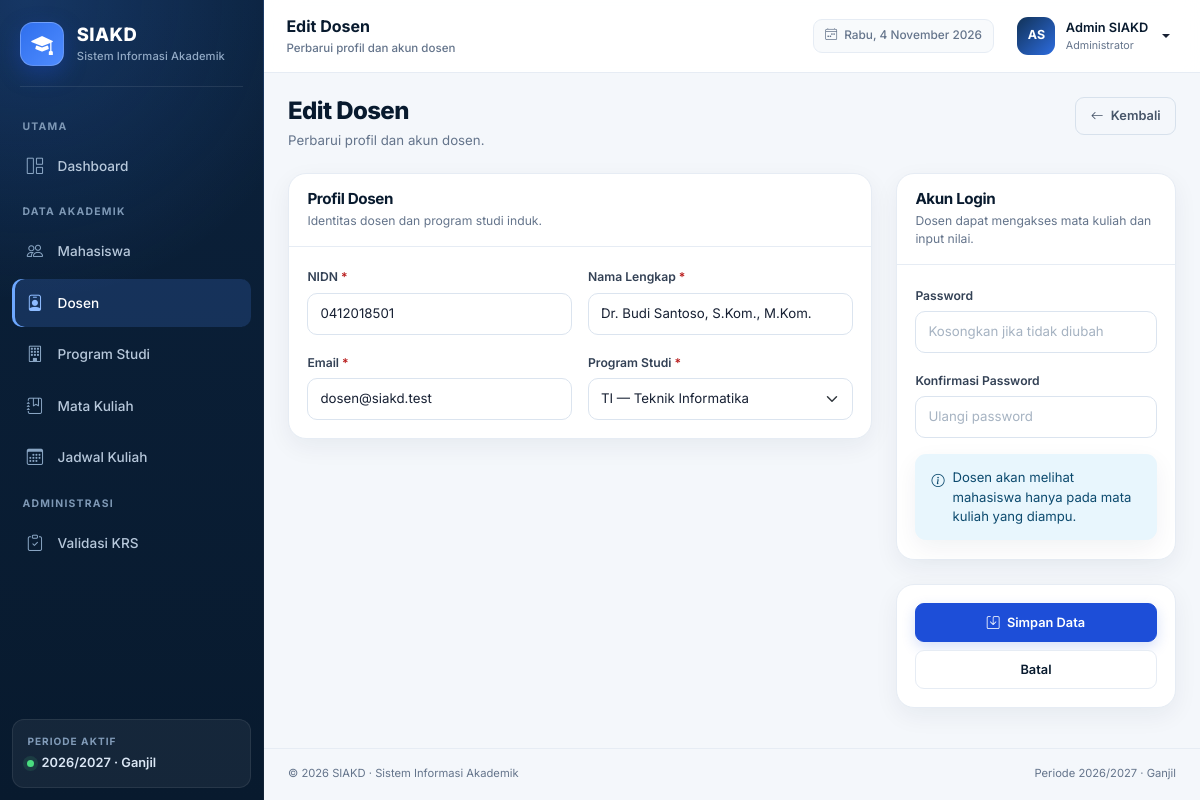
The app's page /admin/dosen_form.php?id=1 (signed in) with its own data.
### tables this page shows
CREATE TABLE `users` (
    `id` INT UNSIGNED NOT NULL AUTO_INCREMENT,
    `nama` VARCHAR(100) NOT NULL,
    `email` VARCHAR(120) NOT NULL,
    `password` VARCHAR(255) NOT NULL,
    `role` ENUM('admin', 'dosen', 'mahasiswa') NOT NULL,
    `status` ENUM('aktif', 'nonaktif') NOT NULL DEFAULT 'aktif',
    `created_at` TIMESTAMP NOT NULL DEFAULT CURRENT_TIMESTAMP,
    `updated_at` TIMESTAMP NOT NULL DEFAULT CURRENT_TIMESTAMP ON UPDATE CURRENT_TIMESTAMP,
    PRIMARY KEY (`id`),
    UNIQUE KEY `uq_users_email` (`email`),
    KEY `idx_users_role` (`role`)
);

CREATE TABLE `dosen` (
    `id` INT UNSIGNED NOT NULL AUTO_INCREMENT,
    `user_id` INT UNSIGNED NOT NULL,
    `nidn` VARCHAR(20) NOT NULL,
    `nama` VARCHAR(100) NOT NULL,
    `email` VARCHAR(120) NOT NULL,
    `prodi_id` INT UNSIGNED NOT NULL,
    `created_at` TIMESTAMP NOT NULL DEFAULT CURRENT_TIMESTAMP,
    `updated_at` TIMESTAMP NOT NULL DEFAULT CURRENT_TIMESTAMP ON UPDATE CURRENT_TIMESTAMP,
    PRIMARY KEY (`id`),
    UNIQUE KEY `uq_dosen_user` (`user_id`),
    UNIQUE KEY `uq_dosen_nidn` (`nidn`),
    UNIQUE KEY `uq_dosen_email` (`email`),
    KEY `idx_dosen_prodi` (`prodi_id`),
    CONSTRAINT `fk_dosen_user` FOREIGN KEY (`user_id`) REFERENCES `users` (`id`) ON DELETE CASCADE ON UPDATE CASCADE,
    CONSTRAINT `fk_dosen_prodi` FOREIGN KEY (`prodi_id`) REFERENCES `prodi` (`id`) ON DELETE RESTRICT ON UPDATE CASCADE
);

CREATE TABLE `prodi` (
    `id` INT UNSIGNED NOT NULL AUTO_INCREMENT,
    `kode_prodi` VARCHAR(10) NOT NULL,
    `nama_prodi` VARCHAR(100) NOT NULL,
    `created_at` TIMESTAMP NOT NULL DEFAULT CURRENT_TIMESTAMP,
    `updated_at` TIMESTAMP NOT NULL DEFAULT CURRENT_TIMESTAMP ON UPDATE CURRENT_TIMESTAMP,
    PRIMARY KEY (`id`),
    UNIQUE KEY `uq_prodi_kode` (`kode_prodi`),
    UNIQUE KEY `uq_prodi_nama` (`nama_prodi`)
);

### includes/functions.php (called while the page is built, shortened)
<?php
function base_url(string $path = ''): string
{
    $path = ltrim($path, '/');
    return BASE_URL . ($path !== '' ? '/' . $path : '/');
}
function e(mixed $value): string
{
    return htmlspecialchars((string) $value, ENT_QUOTES | ENT_SUBSTITUTE, 'UTF-8');
}
function pull_form_state(): array
{
    $state = [
        'old' => is_array($_SESSION['_old_input'] ?? null) ? $_SESSION['_old_input'] : [],
        'errors' => is_array($_SESSION['_form_errors'] ?? null) ? $_SESSION['_form_errors'] : [],
    ];
    return $state;
}
function query(string $key, mixed $default = ''): mixed
{
    $value = $_GET[$key];
    return is_string($value) ? trim($value) : $value;
}
function initials(string $name): string
{
    $parts = preg_split('/\s+/', trim($name)) ?: [];
    $initials = '';
    foreach (array_slice($parts, 0, 2) as $part) {
        $initials .= mb_strtoupper(mb_substr($part, 0, 1));
    }
    return $initials !== '' ? $initials : 'U';
}
function role_label(string $role): string
{
    return match ($role) {
        'admin' => 'Administrator',
        'dosen' => 'Dosen',
        'mahasiswa' => 'Mahasiswa',
        default => ucfirst($role),
    };
}

### includes/auth.php (called while the page is built, shortened)
<?php
require_once __DIR__ . '/../config/database.php';
require_once __DIR__ . '/functions.php';
function current_user(): ?array
{
    static $loaded = false;
    static $user = null;
    if ($loaded) {
        return $user;
    }
    $loaded = true;
    $userId = (int) ($_SESSION['user_id'] ?? 0);
    try {
        $stmt = db()->prepare(
            "SELECT u.id, u.nama, u.email, u.role, u.status, u.created_at,
                    m.id AS mahasiswa_id, m.nim, m.prodi_id AS mahasiswa_prodi_id,
                    m.angkatan, m.jenis_kelamin, m.alamat,
                    d.id AS dosen_id, d.nidn, d.prodi_id AS dosen_prodi_id
             FROM users u
             LEFT JOIN mahasiswa m ON m.user_id = u.id
             LEFT JOIN dosen d ON d.user_id = u.id
             WHERE u.id = :id AND u.status = 'aktif'
             LIMIT 1"
        );
        $stmt->execute(['id' => $userId]);
        $result = $stmt->fetch();
        if ($result) {
            $user = $result;
            return $user;
        }
    } catch (Throwable $exception) {
        error_log('Auth check failed: ' . $exception->getMessage());
    }
    return null;
}
function require_login(): array
{
    $user = current_user();
    return $user;
}
function require_role(string ...$roles): array
{
    $user = require_login();
    return $user;
}

### config/database.php (called while the page is built, shortened)
<?php
function db(): PDO
{
    static $pdo = null;
    if ($pdo instanceof PDO) {
        return $pdo;
    }
    $dsn = sprintf(
        'mysql:host=%s;port=%s;dbname=%s;charset=utf8mb4',
        DB_HOST,
        DB_PORT,
        DB_NAME
    );
    try {
        $pdo = new PDO($dsn, DB_USER, DB_PASS, [
            PDO::ATTR_ERRMODE => PDO::ERRMODE_EXCEPTION,
            PDO::ATTR_DEFAULT_FETCH_MODE => PDO::FETCH_ASSOC,
            PDO::ATTR_EMULATE_PREPARES => false,
        ]);
    } catch (PDOException $exception) {
        error_log('Database connection failed: ' . $exception->getMessage());
        throw new RuntimeException(
            'Koneksi database gagal. Pastikan MySQL berjalan dan database "siakd" sudah diimpor dari database.sql.'
        );
    }
    return $pdo;
}

### admin/dosen_form.php (the view, shortened to what this page needs)
<?php
require_once __DIR__ . '/../includes/auth.php';
require_role('admin');
$id = max(0, (int) query('id', 0));
$isEdit = $id > 0;
$data = [
    'nidn' => '',
    'nama' => '',
    'email' => '',
    'prodi_id' => '',
];
if ($isEdit) {
    $stmt = db()->prepare('SELECT * FROM dosen WHERE id = :id LIMIT 1');
    $stmt->execute(['id' => $id]);
    $found = $stmt->fetch();
    $data = $found;
}
$state = pull_form_state();
$old = $state['old'];
$errors = $state['errors'];
$value = static function (string $key) use ($old, $data): string {
    return (string) ($old[$key] ?? $data[$key] ?? '');
};
$error = static fn (string $key): ?string => $errors[$key] ?? null;
$prodiList = db()->query('SELECT id, kode_prodi, nama_prodi FROM prodi ORDER BY nama_prodi ASC')->fetchAll();
$pageTitle = $isEdit ? 'Edit Dosen' : 'Tambah Dosen';
$pageSubtitle = $isEdit ? 'Perbarui profil dan akun dosen' : 'Buat data dan akun login dosen';
require_once __DIR__ . '/../includes/header.php';
?>
<div class="page-heading">
    <div>
        <h1><?= e($pageTitle) ?></h1>
        <p><?= e($pageSubtitle) ?>.</p>
    </div>
    <a href="<?= e(base_url('admin/dosen.php')) ?>" class="btn btn-outline-secondary">
        <i class="bi bi-arrow-left me-1" aria-hidden="true"></i> Kembali
    </a>
</div>
<form action="<?= e(base_url('actions/dosen.php')) ?>" method="post" novalidate>
    <div class="row g-4">
        <div class="col-lg-8">
            <div class="card">
                <div class="card-header">
                    <h2>Profil Dosen</h2>
                    <p class="section-subtitle mt-1">Identitas dosen dan program studi induk.</p>
                </div>
                <div class="card-body">
                    <div class="row g-3">
                        <div class="col-md-6">
                            <label for="nidn" class="form-label">NIDN <span class="required">*</span></label>
                            <input type="text" class="form-control <?= $error('nidn') ? 'is-invalid' : '' ?>" id="nidn" name="nidn" value="<?= e($value('nidn')) ?>" maxlength="20" inputmode="numeric" placeholder="Contoh: 0412018501" required>
                        </div>
                        <div class="col-md-6">
                            <label for="nama" class="form-label">Nama Lengkap <span class="required">*</span></label>
                            <input type="text" class="form-control <?= $error('nama') ? 'is-invalid' : '' ?>" id="nama" name="nama" value="<?= e($value('nama')) ?>" maxlength="100" placeholder="Nama lengkap dan gelar" required>
                        </div>
                        <div class="col-md-6">
                            <label for="email" class="form-label">Email <span class="required">*</span></label>
                            <input type="email" class="form-control <?= $error('email') ? 'is-invalid' : '' ?>" id="email" name="email" value="<?= e($value('email')) ?>" maxlength="120" placeholder="dosen@kampus.ac.id" required>
                        </div>
                        <div class="col-md-6">
                            <label for="prodi_id" class="form-label">Program Studi <span class="required">*</span></label>
                            <select class="form-select <?= $error('prodi_id') ? 'is-invalid' : '' ?>" id="prodi_id" name="prodi_id" required>
                                <?php foreach ($prodiList as $prodi): ?>
                                    <option value="<?= (int) $prodi['id'] ?>" <?= $value('prodi_id') === (string) $prodi['id'] ? 'selected' : '' ?>>
                                        <?= e($prodi['kode_prodi']) ?> &mdash; <?= e($prodi['nama_prodi']) ?>
                                    </option>
                                <?php endforeach; ?>
                            </select>
                        </div>
                    </div>
                </div>
            </div>
        </div>
        <div class="col-lg-4">
            <div class="card mb-4">
                <div class="card-header">
                    <h2>Akun Login</h2>
                    <p class="section-subtitle mt-1">Dosen dapat mengakses mata kuliah dan input nilai.</p>
                </div>
                <div class="card-body">
                    <div class="mb-3">
                        <label for="password" class="form-label">Password <?= $isEdit ? '' : '<span class="required">*</span>' ?></label>
                        <input type="password" class="form-control <?= $error('password') ? 'is-invalid' : '' ?>" id="password" name="password" minlength="8" placeholder="<?= $isEdit ? 'Kosongkan jika tidak diubah' : 'Minimal 8 karakter' ?>" autocomplete="new-password" <?= $isEdit ? '' : 'required' ?>>
                    </div>
                    <div class="mb-3">
                        <label for="password_confirmation" class="form-label">Konfirmasi Password <?= $isEdit ? '' : '<span class="required">*</span>' ?></label>
                        <input type="password" class="form-control" id="password_confirmation" name="password_confirmation" minlength="8" placeholder="Ulangi password" autocomplete="new-password" <?= $isEdit ? '' : 'required' ?>>
                    </div>
                    <div class="alert alert-info mb-0 d-flex align-items-start gap-2">
                        <i class="bi bi-info-circle mt-1" aria-hidden="true"></i>
                        <span>Dosen akan melihat mahasiswa hanya pada mata kuliah yang diampu.</span>
                    </div>
                </div>
            </div>
            <div class="card">
                <div class="card-body">
                    <div class="d-grid gap-2">
                        <button type="submit" class="btn btn-primary"><i class="bi bi-save me-1" aria-hidden="true"></i> Simpan Data</button>
                        <a href="<?= e(base_url('admin/dosen.php')) ?>" class="btn btn-light">Batal</a>
                    </div>
                </div>
            </div>
        </div>
    </div>
</form>
<?php require_once __DIR__ . '/../includes/footer.php'; ?>

### includes/navbar.php (shortened to what this page needs)
<?php
$hariInggris = ['Sunday' => 'Minggu', 'Monday' => 'Senin', 'Tuesday' => 'Selasa', 'Wednesday' => 'Rabu', 'Thursday' => 'Kamis', 'Friday' => 'Jumat', 'Saturday' => 'Sabtu'];
$bulanInggris = [1 => 'Januari', 'Februari', 'Maret', 'April', 'Mei', 'Juni', 'Juli', 'Agustus', 'September', 'Oktober', 'November', 'Desember'];
$tanggalHariIni = ($hariInggris[date('l')] ?? date('l')) . ', ' . date('j') . ' ' . ($bulanInggris[(int) date('n')] ?? '') . ' ' . date('Y');
?>
<nav class="app-topbar d-flex align-items-center justify-content-between gap-2" aria-label="Navigasi atas">
    <div class="d-flex align-items-center gap-2 gap-md-3 min-w-0">
        <div class="min-w-0">
            <p class="topbar-title"><?= e($pageTitle) ?></p>
            <span class="topbar-subtitle"><?= e($pageSubtitle) ?></span>
        </div>
    </div>
    <div class="d-flex align-items-center gap-2 gap-md-3">
        <span class="topbar-date">
            <i class="bi bi-calendar4-week" aria-hidden="true"></i>
            <?= e($tanggalHariIni) ?>
        </span>
        <div class="dropdown">
            <button class="user-menu dropdown-toggle" type="button" data-bs-toggle="dropdown" aria-expanded="false" aria-label="Menu profil pengguna">
                <span class="avatar"><?= e(initials($currentUser['nama'])) ?></span>
                <span class="user-meta">
                    <span class="user-name"><?= e($currentUser['nama']) ?></span>
                    <span class="user-role"><?= e(role_label($currentUser['role'])) ?></span>
                </span>
            </button>
        </div>
    </div>
</nav>

### records on screen
users: nama "AS", nama "Admin SIAKD", role "Administrator"
dosen: nidn "0412018501", nama "Dr. Budi Santoso, S.Kom., M.Kom.", email "dosen@siakd.test", prodi_id "TI — Teknik Informatika"

### other values on screen
APP_NAME "SIAKD"
APP_FULL_NAME "Sistem Informasi Akademik"
$section['label'] "UTAMA"
$item['title'] "Dashboard"
$section['label'] "DATA AKADEMIK"
$item['title'] "Mahasiswa"
$item['title'] "Dosen"
$item['title'] "Program Studi"
$item['title'] "Mata Kuliah"
$item['title'] "Jadwal Kuliah"
$section['label'] "ADMINISTRASI"
$item['title'] "Validasi KRS"
TAHUN_AJARAN_AKTIF "2026/2027"
SEMESTER_AKTIF "Ganjil"
$pageTitle "Edit Dosen"
